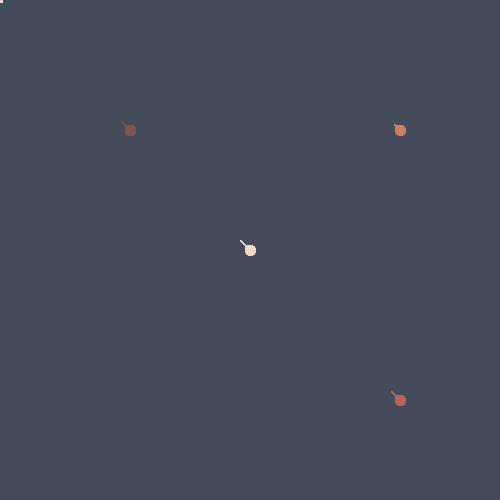
Frame 1 (no input)
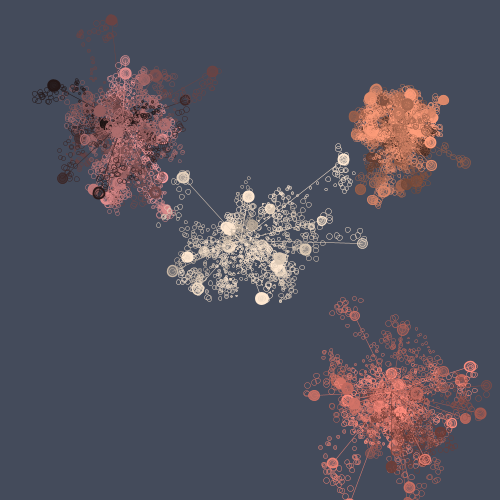
Frame 60 (the mouse pressed at the canvas centre just before this capture)
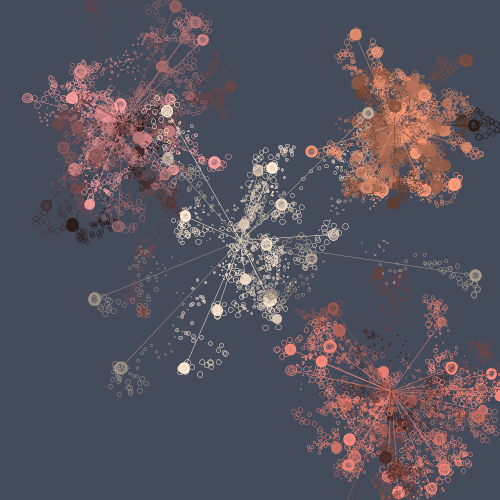
Frame 120 (the mouse held since frame 60 and released just before this capture)

The Processing sketch that drew these frames (run headless with seeded random() and noise(); from frame 60 on, the mouse is pressed at the canvas centre):

// Processing sketch: processing_116477
// ── processing_116477.pde

Cell[]myCells = new Cell [160];//161 cells

Cell myCell;

void setup() {
  size(500, 500);
  colorMode(HSB, 360, 100, 100, 100);
  frameRate(60); // slow down the frame rate
  smooth();
  for (int i = 0; i < myCells.length; i++) {
    myCells[i] = new Cell();
    if (i <40) { // cells 0-39 to positionA (400,400)
      myCells[i].setPosition(400, 400, 7, 51, 72, 9);//(xl, yl, cH, cS, cB, v)
    }
    if ((i >=40) && (i<85)) { //cells40-84 to positionB (130,130)
      myCells[i].setPosition(130, 130, 395, 37, 52, 8);
    }
    if ((i>=85)&&(i<140)) {//cells 85-139 to positionC(130,400)
      myCells[i].setPosition(400, 130, 16, 52, 80, 6);
    }
  }
}

void draw() {
  background(222, 25, 36);//background colour
  smooth();
  for (int i = 0; i<myCells.length; i++) {
    myCells[i].display();
    myCells[i].update();
  }

}
class Cell {

  float xlocation;
  float ylocation;
  float variance;
  float cHue, cSat, cBri, cAlph;
  float lineweight;
  float pxlocation;
  float pylocation;
  float dia;
  int num = 60;
  float xl[] = new float[num];
  float yl[] = new float[num];




  Cell() {//original colony
    xlocation = width/2;
    ylocation = height/2;
    dia= 10;
    cHue=31;
    cSat = 18;
    cBri = 94;
    cAlph=random(20, 100);
    lineweight = 0.5;
    variance = 10;
    pxlocation = xlocation - variance;
    pylocation = ylocation - variance;
  
  }

  void display() {
    stroke(cHue, cSat, cBri);
    strokeWeight(lineweight);
    fill(cHue, cSat, cBri, cAlph);
    ellipse(xlocation, ylocation, dia, dia);
    strokeWeight(0.5);
    line(xlocation, ylocation, pxlocation, pylocation);
      int which = frameCount % num;
    xl[which] = xlocation;
    yl[which] = ylocation;
      for (int i = 0; i < num; i++) {
    // which+1 is the smallest (the oldest in the array)
    int index = (which+1 + i) % num;
    
    fill(cHue, cSat, cBri, cAlph-(i*2));
    ellipse(xl[index], yl[index], i*0.1, i*0.1);
  }
  }

  void update() {//changing values here will mean that the values are updated each frame
    xlocation += random(-variance, variance);
    ylocation += random(-variance, variance);
    lineweight= random(0.5, 3);
    dia+= random(-0.01* variance, 0.01* variance);
    cBri+=random(-5, 5);
    if (cBri<=5) {
      cBri=100;
    }
  
  }

  void setPosition(float xl, float yl, float cH, float cS, float cB, float v) {
    /* this allows me to create many colonies with minimum code
     by giving value to the fields outside of the Cell class
     */

    xlocation = xl;
    ylocation = yl;
    cHue = cH;
    cSat = cS;
    cBri = cB;
    variance = v;
    pxlocation = xl - v;
    pylocation = yl - v;
  }
}
